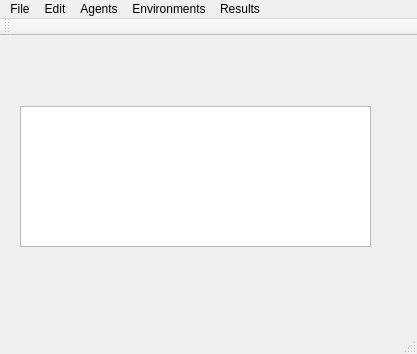
<?xml version="1.0" encoding="UTF-8"?>
<ui version="4.0">
 <class>MainWindow</class>
 <widget class="QMainWindow" name="MainWindow">
  <property name="geometry">
   <rect>
    <x>0</x>
    <y>0</y>
    <width>417</width>
    <height>354</height>
   </rect>
  </property>
  <property name="windowTitle">
   <string>MainWindow</string>
  </property>
  <widget class="QWidget" name="centralWidget">
   <property name="sizePolicy">
    <sizepolicy hsizetype="Expanding" vsizetype="Preferred">
     <horstretch>0</horstretch>
     <verstretch>0</verstretch>
    </sizepolicy>
   </property>
   <widget class="QGraphicsView" name="graphicsView">
    <property name="geometry">
     <rect>
      <x>20</x>
      <y>70</y>
      <width>351</width>
      <height>141</height>
     </rect>
    </property>
   </widget>
   <widget class="QSplitter" name="splitter">
    <property name="geometry">
     <rect>
      <x>50</x>
      <y>230</y>
      <width>301</width>
      <height>23</height>
     </rect>
    </property>
    <property name="orientation">
     <enum>Qt::Horizontal</enum>
    </property>
   </widget>
  </widget>
  <widget class="QMenuBar" name="menuBar">
   <property name="geometry">
    <rect>
     <x>0</x>
     <y>0</y>
     <width>417</width>
     <height>20</height>
    </rect>
   </property>
   <widget class="QMenu" name="menuFile">
    <property name="title">
     <string>File</string>
    </property>
    <addaction name="actionSave"/>
    <addaction name="actionOpen"/>
    <addaction name="actionExit"/>
   </widget>
   <widget class="QMenu" name="menuEdit">
    <property name="title">
     <string>Edit</string>
    </property>
    <widget class="QMenu" name="menuAdd">
     <property name="title">
      <string>Add</string>
     </property>
     <widget class="QMenu" name="menuEnvironment">
      <property name="title">
       <string>Environment</string>
      </property>
      <addaction name="actionSource"/>
      <addaction name="actionWall"/>
     </widget>
     <addaction name="actionAgent"/>
     <addaction name="menuEnvironment"/>
    </widget>
    <addaction name="menuAdd"/>
   </widget>
   <widget class="QMenu" name="menuAgents">
    <property name="title">
     <string>Agents</string>
    </property>
   </widget>
   <widget class="QMenu" name="menuEnvironments">
    <property name="title">
     <string>Environments</string>
    </property>
   </widget>
   <widget class="QMenu" name="menuResults">
    <property name="title">
     <string>Results</string>
    </property>
   </widget>
   <addaction name="menuFile"/>
   <addaction name="menuEdit"/>
   <addaction name="menuAgents"/>
   <addaction name="menuEnvironments"/>
   <addaction name="menuResults"/>
  </widget>
  <widget class="QToolBar" name="mainToolBar">
   <attribute name="toolBarArea">
    <enum>TopToolBarArea</enum>
   </attribute>
   <attribute name="toolBarBreak">
    <bool>false</bool>
   </attribute>
  </widget>
  <widget class="QStatusBar" name="statusBar"/>
  <action name="actionSave">
   <property name="text">
    <string>Save</string>
   </property>
  </action>
  <action name="actionOpen">
   <property name="text">
    <string>Open</string>
   </property>
  </action>
  <action name="actionExit">
   <property name="text">
    <string>Exit</string>
   </property>
  </action>
  <action name="actionAgent">
   <property name="text">
    <string>Agent</string>
   </property>
  </action>
  <action name="actionSource">
   <property name="text">
    <string>Source</string>
   </property>
  </action>
  <action name="actionWall">
   <property name="text">
    <string>Wall</string>
   </property>
  </action>
 </widget>
 <layoutdefault spacing="6" margin="11"/>
 <resources/>
 <connections/>
</ui>
